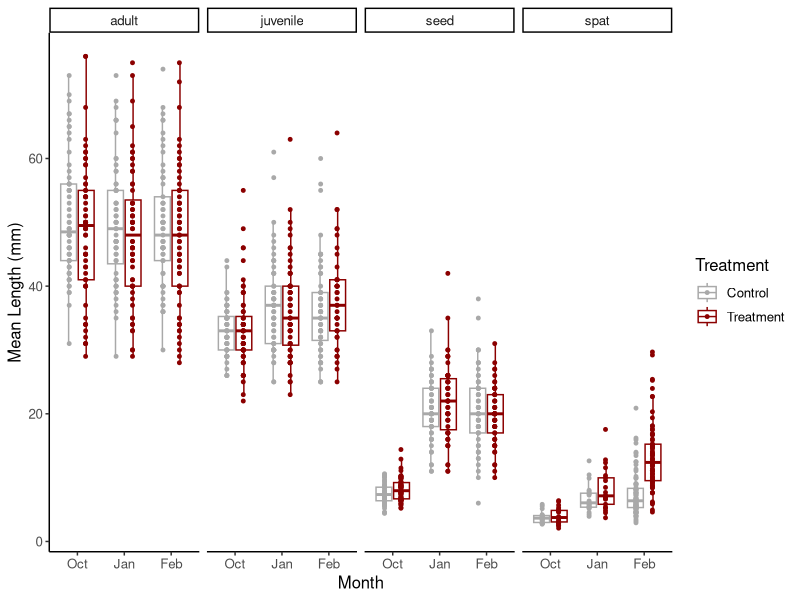
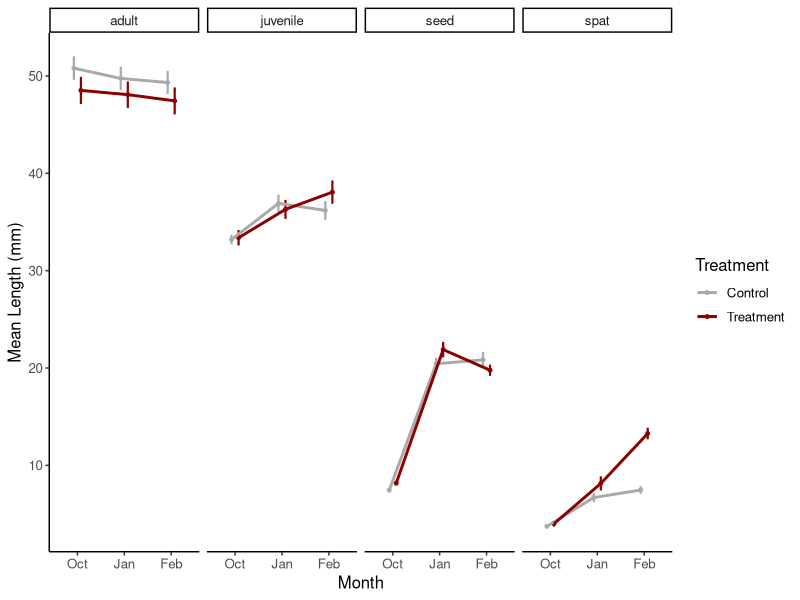
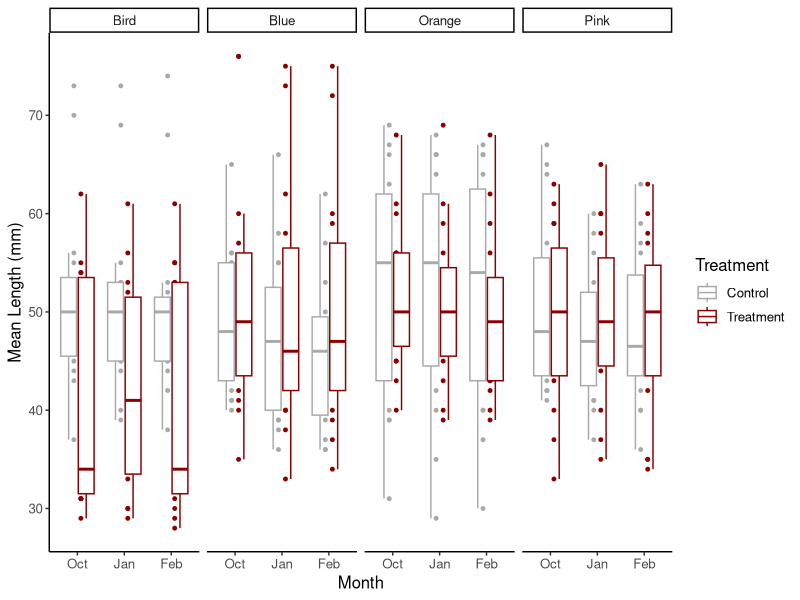
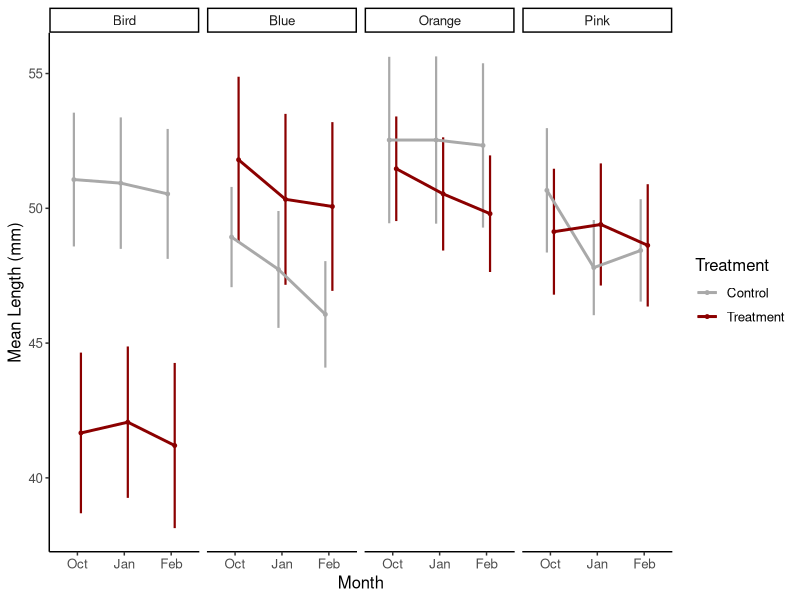
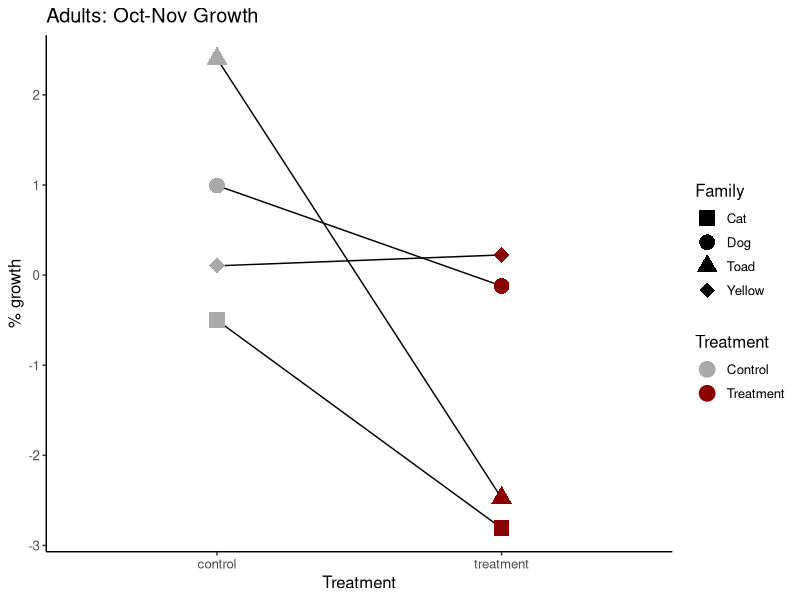
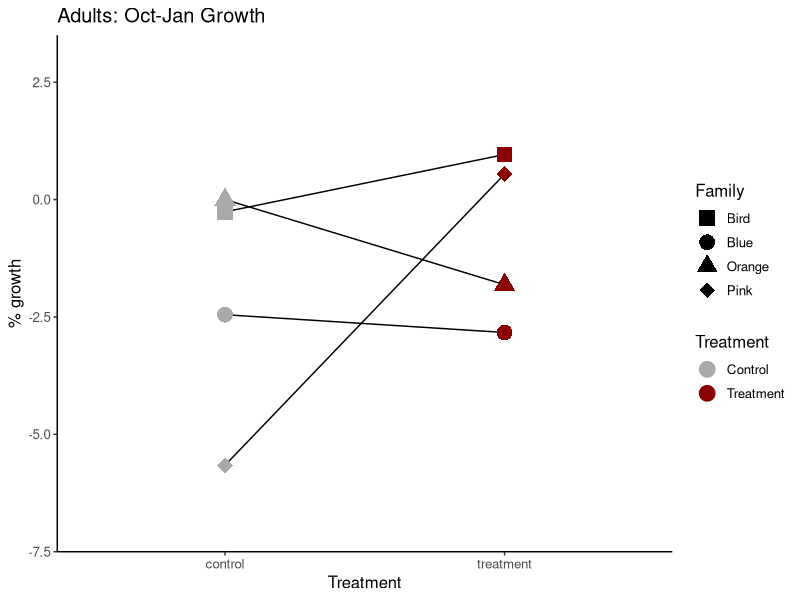
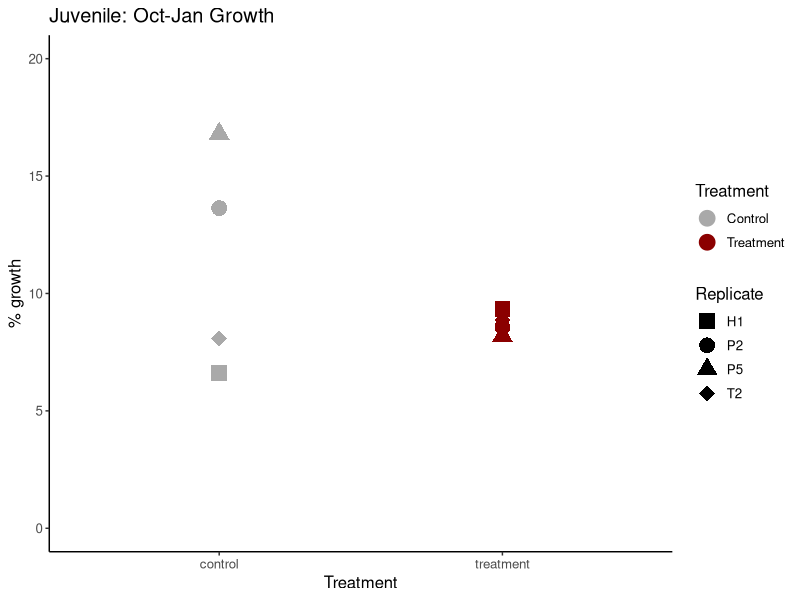
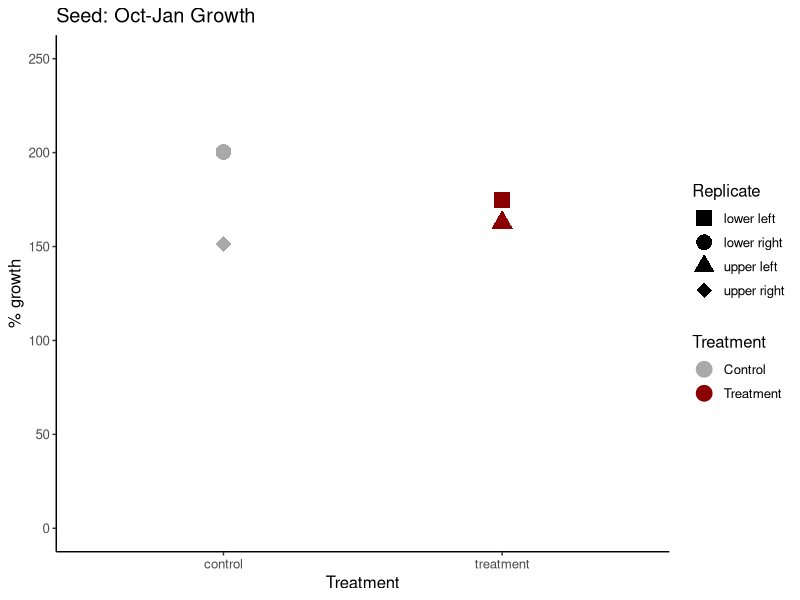

Write R code to recreate these figures, in order.
## ---- chunk 1
knitr::opts_chunk$set(echo = TRUE, warning = FALSE, message = FALSE)
## ---- chunk 2
library(tidyverse)
library(ggplot2)
## ---- chunk 3
growth<-read_csv("lifestage_carryover/data/size/gigas-lengths.csv")

growth<-growth%>%
  rename(tag=`tag...1`)%>%
  select(tag, `life-stage`, `init-treat`, label, month, length)%>%
  rename(lifestage=`life-stage`, treatment=`init-treat`)

growth$month<-factor(growth$month, levels=c("Oct", "Nov", "Jan", "Feb"))
## ---- chunk 4
plot<-growth%>%
  filter(!tag=="Cat")%>%
  filter(!tag=="Dog")%>%
  filter(!tag=="Yellow")%>%
  filter(!tag=="Toad")%>%
  
  ggplot(aes(color=treatment, x=month, y=length))+
  geom_boxplot(fill=NA, outlier.shape=NA)+
  geom_point(position=position_dodge(0.7), size=1)+
  facet_grid(~lifestage)+
  ylab("Mean Length (mm)")+
  xlab("Month")+
  scale_color_manual(values=c("darkgray", "darkred"), name="Treatment", labels=c("Control", "Treatment"))+
  theme_classic()+
  theme(
    text=element_text(size=12, color="black")
  );plot

ggsave(plot=plot, "lifestage_carryover/output/size/mean_lengths_box.png", width=7, height=4)
## ---- chunk 5
plot2<-growth%>%
  filter(!tag=="Cat")%>%
  filter(!tag=="Dog")%>%
  filter(!tag=="Yellow")%>%
  filter(!tag=="Toad")%>%
  
  group_by(treatment, month, lifestage)%>%
  summarise(mean=mean(length, na.rm=TRUE), se=sd(length, na.rm=TRUE)/sqrt(length(length)))%>%
  
  ggplot(aes(color=treatment, x=month, y=mean))+
  geom_point(aes(group=interaction(treatment, lifestage)), position=position_dodge(0.3), size=1)+
  geom_errorbar(aes(ymin=mean-se, ymax=mean+se), width=0, position=position_dodge(0.3), linewidth=0.75)+
  geom_line(aes(group=treatment), position=position_dodge(0.3), linewidth=1)+
  facet_grid(~lifestage)+
  ylab("Mean Length (mm)")+
  xlab("Month")+
  scale_color_manual(values=c("darkgray", "darkred"), name="Treatment", labels=c("Control", "Treatment"))+
  theme_classic()+
  theme(
    text=element_text(size=12, color="black")
  );plot2

ggsave(plot=plot2, "lifestage_carryover/output/size/mean_lengths.png", width=7, height=4)
## ---- chunk 6
model<-aov(length~lifestage*month*treatment, data=growth)
summary(model)
## ---- chunk 7
library(emmeans)
emm<-emmeans(model, ~ treatment | month | lifestage)
pairs(emm)
## ---- chunk 8
plot2a<-growth%>%
  filter(tag %in% c("Blue", "Pink", "Bird", "Orange"))%>%
  
  group_by(treatment, month, tag)%>%
  
  ggplot(aes(color=treatment, x=month, y=length))+
  geom_point(aes(group=interaction(treatment, tag)), position=position_dodge(0.3), size=1)+
  geom_boxplot(outlier.shape=NA)+
  facet_grid(~tag)+
  ylab("Mean Length (mm)")+
  xlab("Month")+
  scale_color_manual(values=c("darkgray", "darkred"), name="Treatment", labels=c("Control", "Treatment"))+
  theme_classic()+
  theme(
    text=element_text(size=12, color="black")
  );plot2a

ggsave(plot=plot2a, "lifestage_carryover/output/size/boxplot_lengths_adults.png", width=7, height=4)
## ---- chunk 9
plot2b<-growth%>%
  filter(tag %in% c("Blue", "Pink", "Bird", "Orange"))%>%
  
  group_by(treatment, month, tag)%>%
  summarise(mean=mean(length, na.rm=TRUE), se=sd(length, na.rm=TRUE)/sqrt(length(length)))%>%
  
  ggplot(aes(color=treatment, x=month, y=mean))+
  geom_point(aes(group=interaction(treatment, tag)), position=position_dodge(0.3), size=1)+
  geom_errorbar(aes(ymin=mean-se, ymax=mean+se), width=0, position=position_dodge(0.3), linewidth=0.75)+
  geom_line(aes(group=treatment), position=position_dodge(0.3), linewidth=1)+
  facet_grid(~tag)+
  ylab("Mean Length (mm)")+
  xlab("Month")+
  scale_color_manual(values=c("darkgray", "darkred"), name="Treatment", labels=c("Control", "Treatment"))+
  theme_classic()+
  theme(
    text=element_text(size=12, color="black")
  );plot2b

ggsave(plot=plot2b, "lifestage_carryover/output/size/mean_lengths_adults.png", width=7, height=4)
## ---- chunk 10
replicates<-growth%>%
  group_by(treatment, month, lifestage, tag)%>%
  summarise(mean=mean(length, na.rm=TRUE))%>%
  pivot_wider(names_from=month, values_from=mean)%>%
  mutate(perc_growth_Nov=((Nov-Oct)/Oct)*100)%>%
  mutate(perc_growth_Jan=((Jan-Oct)/Oct)*100)%>%
  mutate(perc_growth_Feb=((Feb-Oct)/Oct)*100)
## ---- chunk 11
plot3<-replicates%>%
  select(treatment, lifestage, tag, perc_growth_Nov)%>%
  drop_na()%>%
  droplevels()%>%
  
  ggplot(aes(color=treatment, x=treatment, y=perc_growth_Nov, shape=tag))+
  geom_line(aes(group=tag), color="black")+
  geom_point(aes(group=interaction(treatment, lifestage)), position=position_dodge(0.3), size=5)+
  ylab("% growth")+
  xlab("Treatment")+
  scale_color_manual(values=c("darkgray", "darkred"), name="Treatment", labels=c("Control", "Treatment"))+
  scale_shape_manual(name="Family", values=c(15, 16, 17, 18))+
  ggtitle("Adults: Oct-Nov Growth")+
  theme_classic()+
  theme(
    text=element_text(size=12, color="black")
  );plot3

ggsave(plot=plot3, "lifestage_carryover/output/size/adults_Nov_percent_growth.png", width=4, height=4)
## ---- chunk 12
model<-replicates%>%
  select(treatment, lifestage, tag, perc_growth_Nov)%>%
  drop_na()%>%
  droplevels()%>%
  
  aov(perc_growth_Nov~treatment, data=.)

summary(model)
## ---- chunk 13
plot4<-replicates%>%
  select(treatment, lifestage, tag, perc_growth_Jan)%>%
  filter(lifestage=="adult")%>%
  drop_na()%>%
  droplevels()%>%
  
  ggplot(aes(color=treatment, x=treatment, y=perc_growth_Jan, shape=tag))+
  geom_line(aes(group=tag), color="black")+
  geom_point(aes(group=interaction(treatment, lifestage)), position=position_dodge(0.3), size=5)+
  ylab("% growth")+
  xlab("Treatment")+
  scale_color_manual(values=c("darkgray", "darkred"), name="Treatment", labels=c("Control", "Treatment"))+
  ylim(-7, 3)+
  scale_shape_manual(name="Family", values=c(15, 16, 17, 18))+
  ggtitle("Adults: Oct-Jan Growth")+
  theme_classic()+
  theme(
    text=element_text(size=12, color="black")
  );plot4

ggsave(plot=plot4, "lifestage_carryover/output/size/adults_Jan_percent_growth.png", width=4, height=4)
## ---- chunk 14
plot5<-replicates%>%
  select(treatment, lifestage, tag, perc_growth_Jan)%>%
  filter(lifestage=="juvenile")%>%
  drop_na()%>%
  droplevels()%>%
  
  ggplot(aes(color=treatment, x=treatment, y=perc_growth_Jan, shape=tag))+
  geom_point(aes(group=interaction(treatment, lifestage)), position=position_dodge(0.3), size=5)+
  ylab("% growth")+
  xlab("Treatment")+
  scale_color_manual(values=c("darkgray", "darkred"), name="Treatment", labels=c("Control", "Treatment"))+
  scale_shape_manual(name="Replicate", values=c(15, 16, 17, 18))+
  ggtitle("Juvenile: Oct-Jan Growth")+
  theme_classic()+
  ylim(0,20)+
  theme(
    text=element_text(size=12, color="black")
  );plot5

ggsave(plot=plot5, "lifestage_carryover/output/size/juvenile_Jan_percent_growth.png", width=4, height=4)
## ---- chunk 15
plot6<-replicates%>%
  select(treatment, lifestage, tag, perc_growth_Jan)%>%
  filter(lifestage=="seed")%>%
  drop_na()%>%
  droplevels()%>%
  
  ggplot(aes(color=treatment, x=treatment, y=perc_growth_Jan, shape=tag))+
  #geom_line(aes(group=tag), color="black")+
  geom_point(aes(group=interaction(treatment, lifestage)), position=position_dodge(0.3), size=5)+
  ylab("% growth")+
  xlab("Treatment")+
  scale_color_manual(values=c("darkgray", "darkred"), name="Treatment", labels=c("Control", "Treatment"))+
  scale_shape_manual(name="Replicate", values=c(15, 16, 17, 18))+
  ggtitle("Seed: Oct-Jan Growth")+
  theme_classic()+
  ylim(0,250)+
  theme(
    text=element_text(size=12, color="black")
  );plot6

ggsave(plot=plot6, "lifestage_carryover/output/size/seed_Jan_percent_growth.png", width=4, height=4)
## ---- chunk 16
plot7<-replicates%>%
  select(treatment, lifestage, tag, perc_growth_Jan)%>%
  filter(lifestage=="spat")%>%
  drop_na()%>%
  droplevels()%>%
  
  ggplot(aes(color=treatment, x=treatment, y=perc_growth_Jan, shape=tag))+
  #geom_line(aes(group=tag), color="black")+
  geom_point(aes(group=interaction(treatment, lifestage)), position=position_dodge(0.3), size=5)+
  ylab("% growth")+
  xlab("Treatment")+
  scale_color_manual(values=c("darkgray", "darkred"), name="Treatment", labels=c("Control", "Treatment"))+
  scale_shape_manual(name="Replicate", values=c(15, 16, 17, 18))+
  ggtitle("Spat: Oct-Jan Growth")+
  theme_classic()+
  ylim(0,150)+
  theme(
    text=element_text(size=12, color="black")
  );plot7

ggsave(plot=plot7, "lifestage_carryover/output/size/spat_Jan_percent_growth.png", width=4, height=4)
## ---- chunk 17
plot8<-replicates%>%
  select(treatment, lifestage, tag, perc_growth_Feb)%>%
  filter(lifestage=="adult")%>%
  drop_na()%>%
  droplevels()%>%
  
  ggplot(aes(color=treatment, x=treatment, y=perc_growth_Feb, shape=tag))+
  geom_line(aes(group=tag), color="black")+
  geom_point(aes(group=interaction(treatment, lifestage)), position=position_dodge(0.3), size=5)+
  ylab("% growth")+
  xlab("Treatment")+
  scale_color_manual(values=c("darkgray", "darkred"), name="Treatment", labels=c("Control", "Treatment"))+
  ylim(-7, 3)+
  scale_shape_manual(name="Family", values=c(15, 16, 17, 18))+
  ggtitle("Adults: Oct-Feb Growth")+
  theme_classic()+
  theme(
    text=element_text(size=12, color="black")
  );plot8

ggsave(plot=plot8, "lifestage_carryover/output/size/adults_Feb_percent_growth.png", width=4, height=4)
## ---- chunk 18
plot9<-replicates%>%
  select(treatment, lifestage, tag, perc_growth_Feb)%>%
  filter(lifestage=="juvenile")%>%
  drop_na()%>%
  droplevels()%>%
  
  ggplot(aes(color=treatment, x=treatment, y=perc_growth_Feb, shape=tag))+
  geom_point(aes(group=interaction(treatment, lifestage)), position=position_dodge(0.3), size=5)+
  ylab("% growth")+
  xlab("Treatment")+
  scale_color_manual(values=c("darkgray", "darkred"), name="Treatment", labels=c("Control", "Treatment"))+
  scale_shape_manual(name="Replicate", values=c(15, 16, 17, 18))+
  ggtitle("Juvenile: Oct-Feb Growth")+
  theme_classic()+
  ylim(0,20)+
  theme(
    text=element_text(size=12, color="black")
  );plot9

ggsave(plot=plot9, "lifestage_carryover/output/size/juvenile_Feb_percent_growth.png", width=4, height=4)
## ---- chunk 19
plot10<-replicates%>%
  select(treatment, lifestage, tag, perc_growth_Feb)%>%
  filter(lifestage=="seed")%>%
  drop_na()%>%
  droplevels()%>%
  
  ggplot(aes(color=treatment, x=treatment, y=perc_growth_Feb, shape=tag))+
  #geom_line(aes(group=tag), color="black")+
  geom_point(aes(group=interaction(treatment, lifestage)), position=position_dodge(0.3), size=5)+
  ylab("% growth")+
  xlab("Treatment")+
  scale_color_manual(values=c("darkgray", "darkred"), name="Treatment", labels=c("Control", "Treatment"))+
  scale_shape_manual(name="Replicate", values=c(15, 16, 17, 18))+
  ggtitle("Seed: Oct-Feb Growth")+
  theme_classic()+
  ylim(0,250)+
  theme(
    text=element_text(size=12, color="black")
  );plot10

ggsave(plot=plot10, "lifestage_carryover/output/size/seed_Feb_percent_growth.png", width=4, height=4)
## ---- chunk 20
plot11<-replicates%>%
  select(treatment, lifestage, tag, perc_growth_Feb)%>%
  filter(lifestage=="spat")%>%
  drop_na()%>%
  droplevels()%>%
  
  ggplot(aes(color=treatment, x=treatment, y=perc_growth_Feb, shape=tag))+
  #geom_line(aes(group=tag), color="black")+
  geom_point(aes(group=interaction(treatment, lifestage)), position=position_dodge(0.3), size=5)+
  ylab("% growth")+
  xlab("Treatment")+
  scale_color_manual(values=c("darkgray", "darkred"), name="Treatment", labels=c("Control", "Treatment"))+
  scale_shape_manual(name="Replicate", values=c(15, 16, 17, 18))+
  ggtitle("Spat: Oct-Feb Growth")+
  theme_classic()+
  ylim(0,250)+
  theme(
    text=element_text(size=12, color="black")
  );plot11

ggsave(plot=plot11, "lifestage_carryover/output/size/spat_Feb_percent_growth.png", width=4, height=4)
## ---- chunk 21
model<-replicates%>%
  select(treatment, lifestage, tag, perc_growth_Jan)%>%
  drop_na()%>%
  droplevels()%>%
  
  aov(perc_growth_Jan~treatment*lifestage, data=.)

summary(model)
## ---- chunk 22
model<-replicates%>%
  select(treatment, lifestage, tag, perc_growth_Feb)%>%
  drop_na()%>%
  droplevels()%>%
  
  aov(perc_growth_Feb~treatment*lifestage, data=.)

summary(model)
## ---- chunk 23
replicates<-replicates%>%
  mutate(perc_growth_day=perc_growth_Feb/90)
## ---- chunk 24
plot12<-replicates%>%
  select(treatment, lifestage, tag, perc_growth_day)%>%
  #filter(treatment=="control")%>%
  drop_na()%>%
  droplevels()%>%
  
  ggplot(aes(x=lifestage, y=perc_growth_day))+
  geom_point()+
  geom_boxplot(fill=NA)+
  ylab("% Winter Growth per Day")+
  xlab("Life Stage \nLength")+
  scale_x_discrete(limits=c("spat", "seed", "juvenile", "adult"), labels=c("Spat \n<15mm", "Spat \n15-25mm", "Seed \n25-40mm", "Seed \n>40mm"))+
  theme_classic()+
  theme(
    text=element_text(size=12, color="black"), 
    axis.text=element_text(size=12, color="black"), 
    axis.title=element_text(size=14, color="black", face="bold")
  );plot12

ggsave(plot=plot12, "lifestage_carryover/output/size/lifestage_growth.png", width=5, height=5)
## ---- chunk 25
avg_size<-replicates%>%
  select(lifestage, Feb)%>%
  group_by(lifestage)%>%
  summarise(mean=mean(Feb, na.rm=TRUE));avg_size
## ---- chunk 26
avg_size<-replicates%>%
  select(lifestage, tag, Feb)%>%
  filter(lifestage=="adult")%>%
  group_by(tag)%>%
  summarise(mean=mean(Feb, na.rm=TRUE));avg_size
